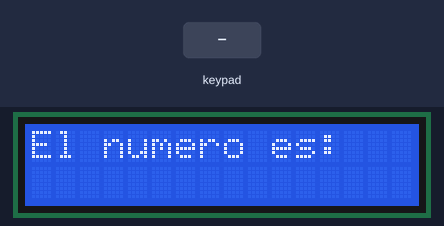
This sketch was run on a simulated Arduino Uno, built with avr-gcc and run on an emulated ATmega328P. Parts: 16×2 character LCD. The test bench sets the inputs (shaded band). What the sketch prints to the serial monitor is not drawn.

Above: at 1.2 s.
1.3 s: key 'A' pressed
At 1.9 s:
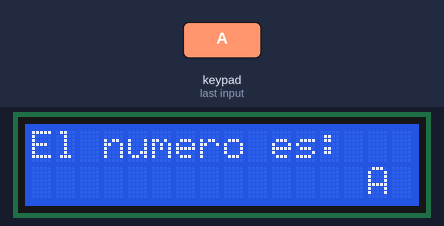
3.8 s: keypad keys 7 6 5 4 # pressed 0.4 s apart
At 8.5 s:
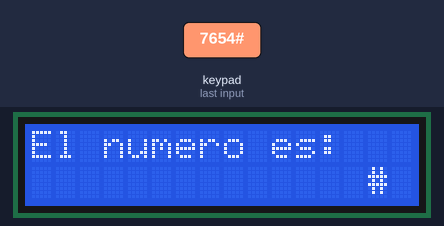
8.8 s: key 'B' pressed
At 9.7 s:
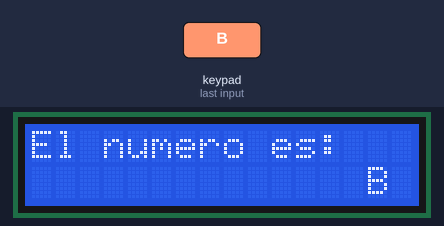
11.4 s: keypad keys 7 6 5 4 * pressed 0.4 s apart
At 16.2 s:
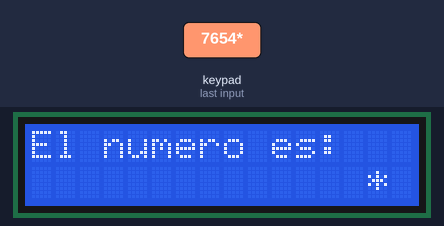
16.4 s: key 'C' pressed
At 17.3 s:
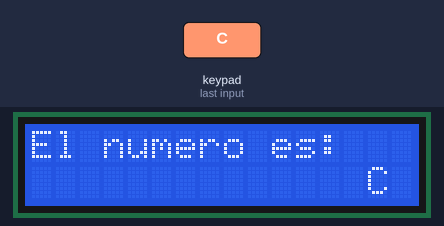
19.0 s: keypad keys 7 6 5 4 D pressed 0.4 s apart
At 19.8 s:
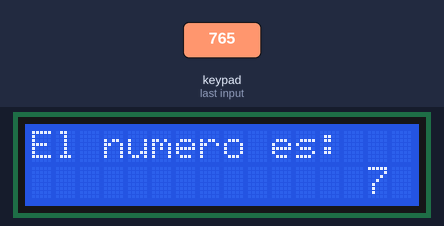
Timing chart, 0 to 22.0 s (numbered marks = the images above; inputs shaded):
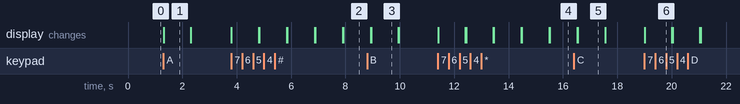

The sketch:

Pantalla_LCD___teclado_matricial_Mateo_Garcia.ino
```cpp
#include <Keypad.h>
#include <LiquidCrystal.h>
const int rs = 13, en = 12, d4 = A0, d5 = A1, d6 = A2, d7 = A3;
LiquidCrystal lcd (rs, en, d4, d5, d6, d7);

const byte numfilas = 4;
const byte numcolumas = 4;

char keymap [numfilas][numcolumas]
{
 {'1','2','3','A',},
 {'4','5','6','B',},
 {'7','8','9','C',},
 {'*','0','#','D',},
};

byte filasPines[numfilas]= {11,10,9,8};
byte columasPines[numcolumas]= {7,6,5,4,};

Keypad teclado = Keypad(makeKeymap(keymap), filasPines, columasPines, numfilas, numcolumas);


void setup()
{
 Serial.begin(9600);
 lcd.begin(16, 2);
}

void loop()
{
 char key = teclado.getKey();
 lcd.setCursor(0,0);
 lcd.print("El numero es:");

  if (key)
  {
    Serial.println (key);
    lcd.setCursor(14,1);
    lcd.print(key);
    delay (1000);
    lcd.clear();
  }
}
```

Measured:
- after the input at 1.3 s, the display: changes at once (image 1)
- after the input at 3.8 s, the display: first changes at once (image 2 shows a later state)
- after the input at 8.8 s, the display: first differs from a run without the input after 0.15 s (image 3)
- after the input at 11.4 s, the display: first changes at once (image 4 shows a later state)
- after the input at 16.4 s, the display: first differs from a run without the input after 0.15 s (image 5)
- after the input at 19.0 s, the display: changes at once (image 6)
- what the display in image 1 shows lasts 1.0 s, from 1.3 s to 2.3 s
